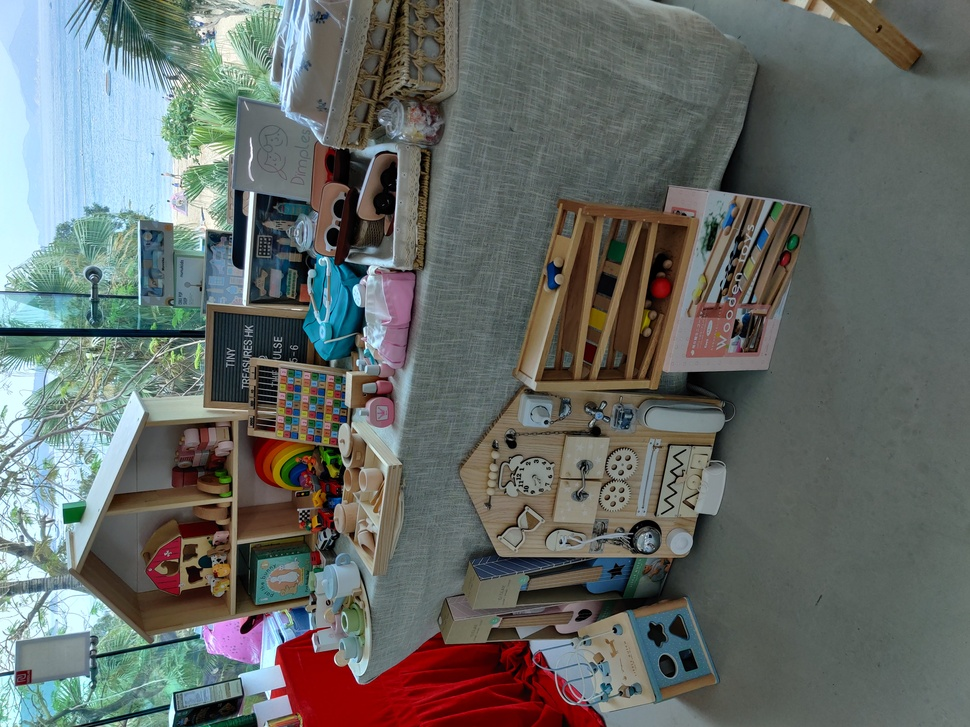
#> input picture Root/raw_images/IMG_20210405_130122.jpg, 970 x 727 px, shrunk from 4000 x 3000 before the run; its folder holds only this picture in this run
$ python 1-Convert_images.py
#> lines starting #> are read from the running program, lines starting #| are printed output that depends on the picture
from tqdm import tqdm
import os
from PIL import Image, ImageOps

print("----------")
print("Converting all images to JPG format for processing")
print("----------")

raw_images = './raw_images/'
for pic in tqdm(os.listdir(raw_images)):
    if ('.txt' not in pic):
        name = pic.split('.')
        im = Image.open(raw_images + pic)
#> im is the input picture: PIL image 970x727 RGB; mean R, G, B 102.3, 107.7, 104.3
        im = im.convert('RGB')
        im = ImageOps.exif_transpose(im)
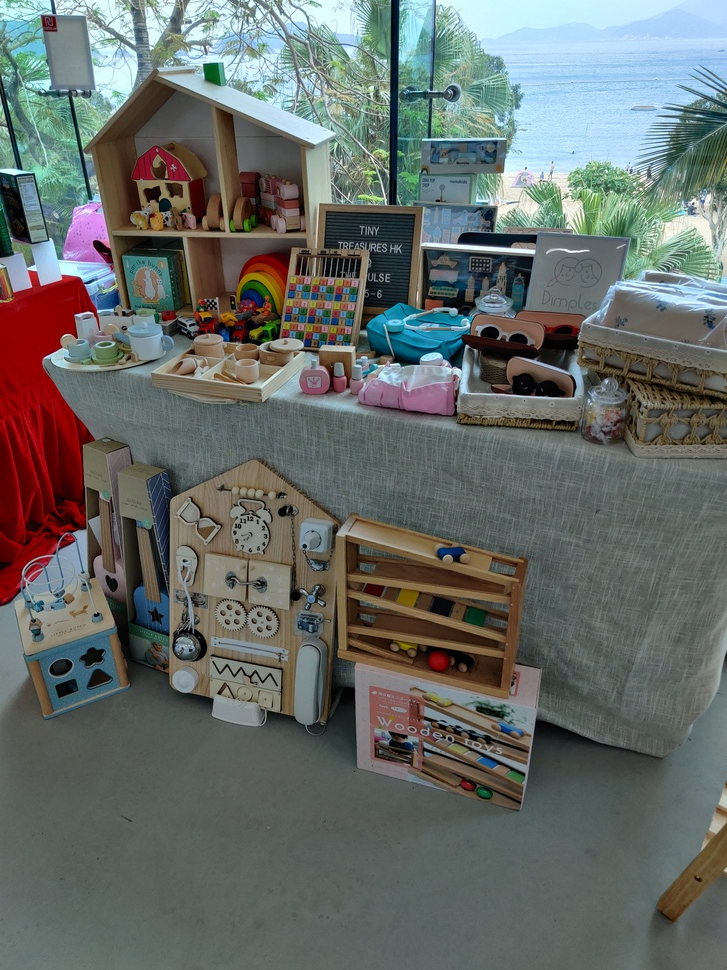
#> im: PIL image 727x970 RGB; mean R, G, B 102.3, 107.7, 104.3
        im.save('./unlabeled_images/' + name[0] + '.jpg')
